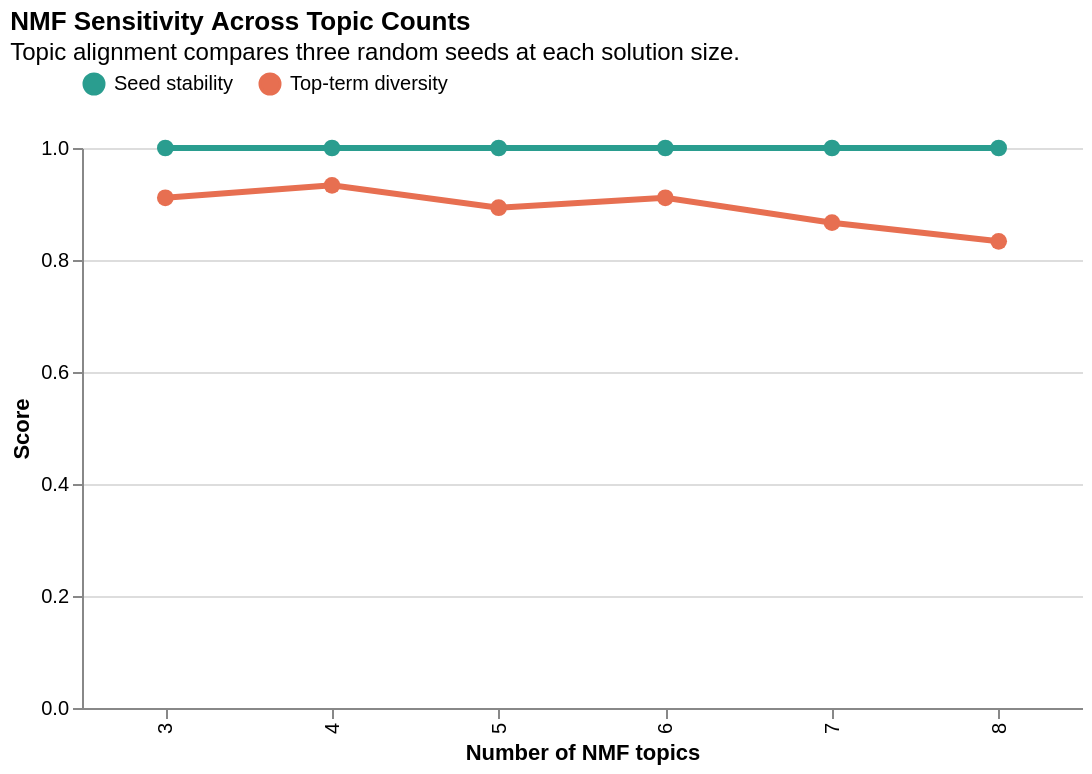

The code cell stored with this chart in its notebook:
### Markdown cell above
### NMF Topic-Count and Seed Sensitivity

I fit NMF solutions from three through eight topics under three random seeds. Generic task words such as *translation*, *term*, *language*, and the source phrase are removed from the TF-IDF vocabulary so that they do not dominate every topic. Stability is the mean cosine similarity between topics after aligning each seeded solution to the first run with the Hungarian algorithm. Topic diversity is the share of unique terms among each solution's fifteen highest-weight terms. Neither statistic determines the correct number of concepts; together they show where additional topics remain reproducible rather than simply fragmenting the vocabulary.

### Code cell
from scipy.optimize import linear_sum_assignment
from sklearn.decomposition import NMF
from sklearn.feature_extraction.text import ENGLISH_STOP_WORDS, TfidfVectorizer
from sklearn.metrics.pairwise import cosine_similarity

TOPIC_TASK_STOPWORDS = {
    "translation", "translate", "translated", "translating", "term", "phrase", "word",
    "language", "english", "github", "search", "candidate", "proposed", "appropriate",
    "accurate", "likely", "means", "meaning", "digital", "humanities", "dh",
}
topic_stopwords = sorted(set(ENGLISH_STOP_WORDS) | TOPIC_TASK_STOPWORDS)

topic_vectorizer = TfidfVectorizer(
    stop_words=topic_stopwords,
    ngram_range=(1, 2),
    min_df=10,
    max_df=0.90,
    max_features=15_000,
    sublinear_tf=True,
)
topic_tfidf = topic_vectorizer.fit_transform(definitional_spans["span_clean"])
topic_terms = np.asarray(topic_vectorizer.get_feature_names_out())

nmf_models = {}
nmf_weights = {}
nmf_sensitivity_rows = []
for n_topics in range(3, 9):
    seed_models = []
    seed_weights = []
    for seed in [17, 42, 89]:
        model = NMF(
            n_components=n_topics,
            init="nndsvdar",
            random_state=seed,
            max_iter=500,
            l1_ratio=0.1,
        )
        weights = model.fit_transform(topic_tfidf)
        seed_models.append(model)
        seed_weights.append(weights)

    reference = seed_models[0].components_
    aligned_scores = []
    for model in seed_models[1:]:
        similarity = cosine_similarity(reference, model.components_)
        row_ind, col_ind = linear_sum_assignment(-similarity)
        aligned_scores.extend(similarity[row_ind, col_ind].tolist())

    top_term_ids = [
        component.argsort()[-15:][::-1]
        for component in reference
    ]
    diversity = len(set(np.concatenate(top_term_ids))) / (n_topics * 15)
    assignments = seed_weights[0].argmax(axis=1)
    shares = np.bincount(assignments, minlength=n_topics) / len(assignments)

    nmf_sensitivity_rows.append({
        "n_topics": n_topics,
        "mean_aligned_topic_similarity": float(np.mean(aligned_scores)),
        "topic_diversity": float(diversity),
        "smallest_topic_share": float(shares.min()),
        "reconstruction_error": float(seed_models[0].reconstruction_err_),
    })
    nmf_models[n_topics] = seed_models
    nmf_weights[n_topics] = seed_weights

nmf_sensitivity = pd.DataFrame(nmf_sensitivity_rows)
display(nmf_sensitivity.round(3))

nmf_sensitivity_long = nmf_sensitivity.melt(
    id_vars="n_topics",
    value_vars=["mean_aligned_topic_similarity", "topic_diversity"],
    var_name="metric",
    value_name="value",
)
nmf_sensitivity_long["metric"] = nmf_sensitivity_long["metric"].map({
    "mean_aligned_topic_similarity": "Seed stability",
    "topic_diversity": "Top-term diversity",
})
nmf_sensitivity_chart = alt.Chart(nmf_sensitivity_long).mark_line(
    point=alt.OverlayMarkDef(filled=True, size=70),
    strokeWidth=3,
).encode(
    x=alt.X("n_topics:O", title="Number of NMF topics"),
    y=alt.Y("value:Q", title="Score", scale=alt.Scale(domain=[0, 1])),
    color=alt.Color(
        "metric:N",
        title=None,
        scale=alt.Scale(
            domain=["Seed stability", "Top-term diversity"],
            range=["#2A9D8F", "#E76F51"],
        ),
    ),
    tooltip=["n_topics:O", "metric:N", alt.Tooltip("value:Q", format=".3f")],
).properties(
    width=500,
    height=280,
    title=alt.TitleParams(
        "NMF Sensitivity Across Topic Counts",
        subtitle="Topic alignment compares three random seeds at each solution size.",
        anchor="start",
    ),
).configure_view(stroke=None).configure_legend(orient="top")

save_chart(
    nmf_sensitivity_chart,
    str(FIGURE_DIR / "definitional_nmf_topic_sensitivity.png"),
    scale_factor=2.0,
)
display(nmf_sensitivity_chart)

# Six topics provide a deliberately granular candidate solution for inspection.
NMF_CANDIDATE_K = 6
candidate_model = nmf_models[NMF_CANDIDATE_K][1]  # seed 42
candidate_weights = nmf_weights[NMF_CANDIDATE_K][1]
candidate_assignments = candidate_weights.argmax(axis=1)
definitional_spans["nmf_topic"] = candidate_assignments

nmf_topic_rows = []
for topic_id, component in enumerate(candidate_model.components_):
    top_ids = component.argsort()[-12:][::-1]
    topic_indices = np.where(candidate_assignments == topic_id)[0]
    exemplar_indices = topic_indices[
        np.argsort(candidate_weights[topic_indices, topic_id])[-3:][::-1]
    ]
    service_shares = definitional_spans.iloc[topic_indices]["service"].value_counts(normalize=True)
    prompt_shares = definitional_spans.iloc[topic_indices]["variant"].value_counts(normalize=True)
    nmf_topic_rows.append({
        "topic": f"NMF {topic_id + 1}",
        "n_spans": len(topic_indices),
        "pct_spans": len(topic_indices) / len(definitional_spans) * 100,
        "top_terms": "; ".join(topic_terms[top_ids]),
        "representative_excerpt": definitional_spans.iloc[exemplar_indices[0]]["span_raw"],
        "largest_service_share": float(service_shares.iloc[0]),
        "largest_service": service_shares.index[0],
        "largest_prompt_share": float(prompt_shares.iloc[0]),
        "largest_prompt": prompt_shares.index[0],
    })

nmf_topic_summary = pd.DataFrame(nmf_topic_rows)
nmf_topic_summary.to_csv(
    os.path.join(EVAL_DIR, "definitional_nmf_topic_candidates.csv"),
    index=False,
)
print("Six-topic NMF candidate solution:")
display(nmf_topic_summary)

### Figure 1 — Vega specification as saved in the notebook (floating-point values rounded to 4 significant figures)
{"$schema": "https://vega.github.io/schema/vega/v6.json", "data": [{"name": "source_0", "values": [{"n_topics": 3, "metric": "Seed stability", "value": 1.0}, {"n_topics": 4, "metric": "Seed stability", "value": 1.0}, {"n_topics": 5, "metric": "Seed stability", "value": 1.0}, {"n_topics": 6, "metric": "Seed stability", "value": 1.0}, {"n_topics": 7, "metric": "Seed stability", "value": 1.0}, {"n_topics": 8, "metric": "Seed stability", "value": 1.0}, {"n_topics": 3, "metric": "Top-term diversity", "value": 0.9111}, {"n_topics": 4, "metric": "Top-term diversity", "value": 0.9333}, {"n_topics": 5, "metric": "Top-term diversity", "value": 0.8933}, {"n_topics": 6, "metric": "Top-term diversity", "value": 0.9111}, {"n_topics": 7, "metric": "Top-term diversity", "value": 0.8667}, {"n_topics": 8, "metric": "Top-term diversity", "value": 0.8333}]}, {"name": "data_0", "values": [{"metric": "Seed stability", "n_topics": 3, "value": 1.0}, {"metric": "Seed stability", "n_topics": 4, "value": 1.0}, {"metric": "Seed stability", "n_topics": 5, "value": 1.0}, {"metric": "Seed stability", "n_topics": 6, "value": 1.0}, {"metric": "Seed stability", "n_topics": 7, "value": 1.0}, {"metric": "Seed stability", "n_topics": 8, "value": 1.0}, {"metric": "Top-term diversity", "n_topics": 3, "value": 0.9111}, {"metric": "Top-term diversity", "n_topics": 4, "value": 0.9333}, {"metric": "Top-term diversity", "n_topics": 5, "value": 0.8933}, {"metric": "Top-term diversity", "n_topics": 6, "value": 0.9111}, {"metric": "Top-term diversity", "n_topics": 7, "value": 0.8667}, {"metric": "Top-term diversity", "n_topics": 8, "value": 0.8333}]}, {"name": "source_0_x_domain_n_topics_0", "values": [{"n_topics": 3}, {"n_topics": 4}, {"n_topics": 5}, {"n_topics": 6}, {"n_topics": 7}, {"n_topics": 8}]}, {"name": "data_0_x_domain_n_topics_1", "values": [{"n_topics": 3}, {"n_topics": 4}, {"n_topics": 5}, {"n_topics": 6}, {"n_topics": 7}, {"n_topics": 8}]}], "marks": [{"type": "group", "name": "layer_0_pathgroup", "from": {"facet": {"data": "source_0", "name": "faceted_path_layer_0_main", "groupby": ["metric"]}}, "encode": {"update": {"height": {"field": {"signal": null, "datum": null, "group": "height", "parent": null}}, "width": {"field": {"signal": null, "datum": null, "group": "width", "parent": null}}}}, "marks": [{"type": "line", "name": "layer_0_marks", "from": {"data": "faceted_path_layer_0_main"}, "sort": {"field": "x"}, "encode": {"update": {"x": {"field": "n_topics", "scale": "x"}, "y": {"field": "value", "scale": "y"}, "defined": {"signal": "isValid(datum[\"value\"]) && isFinite(+datum[\"value\"])"}, "stroke": {"field": "metric", "scale": "color"}, "strokeWidth": {"value": 3}, "tooltip": {"signal": "{\"n_topics\": isValid(datum[\"n_topics\"]) ? datum[\"n_topics\"] : \"\"+datum[\"n_topics\"], \"metric\": isValid(datum[\"metric\"]) ? datum[\"metric\"] : \"\"+datum[\"metric\"], \"value\": format(datum[\"value\"], \".3f\")}"}}}, "style": ["line"]}]}, {"type": "symbol", "name": "layer_1_marks", "from": {"data": "data_0"}, "encode": {"update": {"fill": {"field": "metric", "scale": "color"}, "size": {"value": 70}, "y": {"field": "value", "scale": "y"}, "tooltip": {"signal": "{\"n_topics\": isValid(datum[\"n_topics\"]) ? datum[\"n_topics\"] : \"\"+datum[\"n_topics\"], \"metric\": isValid(datum[\"metric\"]) ? datum[\"metric\"] : \"\"+datum[\"metric\"], \"value\": format(datum[\"value\"], \".3f\")}"}, "opacity": {"value": 1}, "x": {"field": "n_topics", "scale": "x"}}}, "style": ["point"]}], "scales": [{"name": "x", "type": "point", "domain": {"fields": [{"data": "source_0_x_domain_n_topics_0", "field": "n_topics"}, {"data": "data_0_x_domain_n_topics_1", "field": "n_topics"}], "sort": true}, "range": [0, {"signal": "width"}], "padding": 0.5}, {"name": "y", "type": "linear", "domain": [0, 1], "range": [{"signal": "height"}, 0], "zero": true}, {"name": "color", "type": "ordinal", "domain": ["Seed stability", "Top-term diversity"], "range": ["#2A9D8F", "#E76F51"]}], "axes": [{"scale": "y", "grid": true, "tickCount": {"signal": "ceil(height/40)"}, "labels": false, "orient": "left", "maxExtent": 0, "ticks": false, "domain": false, "zindex": 0, "gridScale": "x", "aria": false, "minExtent": 0}, {"scale": "x", "labelBaseline": "middle", "orient": "bottom", "zindex": 0, "labelAlign": "right", "title": "Number of NMF topics", "grid": false, "labelAngle": 270}, {"scale": "y", "labelOverlap": true, "title": "Score", "tickCount": {"signal": "ceil(height/40)"}, "orient": "left", "grid": false, "zindex": 0}], "title": {"text": "NMF Sensitivity Across Topic Counts", "subtitle": "Topic alignment compares three random seeds at each solution size.", "anchor": "start"}, "background": "white", "padding": 5, "height": 280, "config": {"legend": {"orient": "top"}, "style": {"cell": {"stroke": null}}}, "width": 500, "style": "cell", "legends": [{"stroke": "color", "direction": "horizontal", "symbolType": "circle", "fill": "color", "encode": {"symbols": {"update": {"opacity": {"value": 1}}}}}]}
